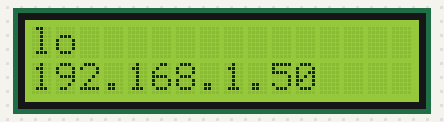
This program was run on a simulated Raspberry Pi (BCM pin numbers). Parts: 16×2 character LCD. System figures (address, load, memory, disk, uptime) are fixed made-up values.

Above: at 0.1 s.
At 4.1 s:
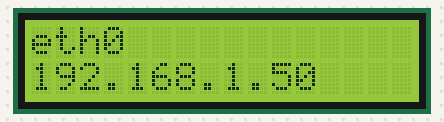
At 8.1 s:
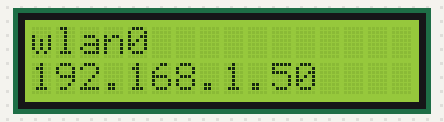

The program:

DisplayIpController.py
```python
import netifaces
import time
from subprocess import Popen, PIPE
from RPLCD import CharLCD


def run_cmd(cmd):
    p = Popen(cmd, shell=True, stdout=PIPE)
    output = p.communicate()[0]
    return output

if __name__ == '__main__':
    lcd = CharLCD(pin_rs=37, pin_e=40, pin_rw=None, pins_data=[38, 35, 36, 33], cols=16, rows=2)

    try:
        while True:
            for interface in netifaces.interfaces():
                addresses = netifaces.ifaddresses(interface)
                if netifaces.AF_INET in addresses:
                    family = addresses[netifaces.AF_INET]
                    for idx, address_attrs in enumerate(family):
                        lcd.clear()
                        lcd.write_string('{}'.format(interface))
                        lcd.cursor_pos = (1, 0)
                        lcd.write_string(address_attrs['addr'])
                        time.sleep(4)
    finally:
        lcd.close(clear=True)
```

Measured:
- by itself, everything shown: repeats every 12.0 s, in 3 steps
- what the display in image 1 shows lasts 4.1 s, from 4.0 s to 8.1 s
